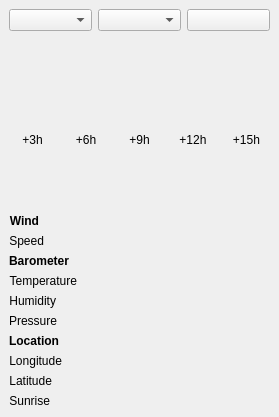
<?xml version="1.0" encoding="UTF-8"?>
<ui version="4.0">
 <class>MainWindow</class>
 <widget class="QMainWindow" name="MainWindow">
  <property name="geometry">
   <rect>
    <x>0</x>
    <y>0</y>
    <width>279</width>
    <height>417</height>
   </rect>
  </property>
  <property name="windowTitle">
   <string>Raindar</string>
  </property>
  <widget class="QWidget" name="centralwidget">
   <layout class="QHBoxLayout" name="horizontalLayout">
    <item>
     <layout class="QVBoxLayout" name="verticalLayout">
      <item>
       <layout class="QHBoxLayout" name="horizontalLayout_3">
        <item>
         <widget class="QComboBox" name="comboBoxCountry"/>
        </item>
        <item>
         <widget class="QComboBox" name="comboBoxCity"/>
        </item>
        <item>
         <widget class="QPushButton" name="pushButton">
          <property name="text">
           <string/>
          </property>
          <property name="icon">
           <iconset>
            <normaloff>images/arrow-circle-225.png</normaloff>images/arrow-circle-225.png</iconset>
          </property>
         </widget>
        </item>
       </layout>
      </item>
      <item>
       <layout class="QHBoxLayout" name="horizontalLayout_4">
        <item>
         <widget class="QLabel" name="weatherIcon">
          <property name="sizePolicy">
           <sizepolicy hsizetype="Maximum" vsizetype="Preferred">
            <horstretch>0</horstretch>
            <verstretch>0</verstretch>
           </sizepolicy>
          </property>
          <property name="minimumSize">
           <size>
            <width>16</width>
            <height>16</height>
           </size>
          </property>
          <property name="maximumSize">
           <size>
            <width>16</width>
            <height>16</height>
           </size>
          </property>
          <property name="text">
           <string/>
          </property>
         </widget>
        </item>
        <item>
         <widget class="QLabel" name="weatherLabel">
          <property name="text">
           <string/>
          </property>
         </widget>
        </item>
       </layout>
      </item>
      <item>
       <layout class="QGridLayout" name="gridLayout_2">
        <item row="1" column="3">
         <widget class="QLabel" name="forecastIcon4">
          <property name="sizePolicy">
           <sizepolicy hsizetype="MinimumExpanding" vsizetype="Preferred">
            <horstretch>0</horstretch>
            <verstretch>0</verstretch>
           </sizepolicy>
          </property>
          <property name="minimumSize">
           <size>
            <width>16</width>
            <height>16</height>
           </size>
          </property>
          <property name="maximumSize">
           <size>
            <width>200</width>
            <height>16</height>
           </size>
          </property>
          <property name="baseSize">
           <size>
            <width>0</width>
            <height>0</height>
           </size>
          </property>
          <property name="text">
           <string/>
          </property>
          <property name="alignment">
           <set>Qt::AlignCenter</set>
          </property>
         </widget>
        </item>
        <item row="2" column="1">
         <widget class="QLabel" name="forecastTemp2">
          <property name="text">
           <string/>
          </property>
         </widget>
        </item>
        <item row="2" column="4">
         <widget class="QLabel" name="forecastTemp5">
          <property name="text">
           <string/>
          </property>
         </widget>
        </item>
        <item row="2" column="3">
         <widget class="QLabel" name="forecastTemp4">
          <property name="text">
           <string/>
          </property>
         </widget>
        </item>
        <item row="1" column="1">
         <widget class="QLabel" name="forecastIcon2">
          <property name="sizePolicy">
           <sizepolicy hsizetype="MinimumExpanding" vsizetype="Preferred">
            <horstretch>0</horstretch>
            <verstretch>0</verstretch>
           </sizepolicy>
          </property>
          <property name="minimumSize">
           <size>
            <width>16</width>
            <height>16</height>
           </size>
          </property>
          <property name="maximumSize">
           <size>
            <width>200</width>
            <height>16</height>
           </size>
          </property>
          <property name="baseSize">
           <size>
            <width>0</width>
            <height>0</height>
           </size>
          </property>
          <property name="text">
           <string/>
          </property>
          <property name="alignment">
           <set>Qt::AlignCenter</set>
          </property>
         </widget>
        </item>
        <item row="1" column="4">
         <widget class="QLabel" name="forecastIcon5">
          <property name="sizePolicy">
           <sizepolicy hsizetype="MinimumExpanding" vsizetype="Preferred">
            <horstretch>0</horstretch>
            <verstretch>0</verstretch>
           </sizepolicy>
          </property>
          <property name="minimumSize">
           <size>
            <width>16</width>
            <height>16</height>
           </size>
          </property>
          <property name="maximumSize">
           <size>
            <width>200</width>
            <height>16</height>
           </size>
          </property>
          <property name="baseSize">
           <size>
            <width>0</width>
            <height>0</height>
           </size>
          </property>
          <property name="text">
           <string/>
          </property>
          <property name="alignment">
           <set>Qt::AlignCenter</set>
          </property>
         </widget>
        </item>
        <item row="1" column="0">
         <widget class="QLabel" name="forecastIcon1">
          <property name="sizePolicy">
           <sizepolicy hsizetype="MinimumExpanding" vsizetype="Preferred">
            <horstretch>0</horstretch>
            <verstretch>0</verstretch>
           </sizepolicy>
          </property>
          <property name="minimumSize">
           <size>
            <width>16</width>
            <height>16</height>
           </size>
          </property>
          <property name="maximumSize">
           <size>
            <width>200</width>
            <height>16</height>
           </size>
          </property>
          <property name="baseSize">
           <size>
            <width>0</width>
            <height>0</height>
           </size>
          </property>
          <property name="text">
           <string/>
          </property>
          <property name="alignment">
           <set>Qt::AlignCenter</set>
          </property>
         </widget>
        </item>
        <item row="1" column="2">
         <widget class="QLabel" name="forecastIcon3">
          <property name="sizePolicy">
           <sizepolicy hsizetype="MinimumExpanding" vsizetype="Preferred">
            <horstretch>0</horstretch>
            <verstretch>0</verstretch>
           </sizepolicy>
          </property>
          <property name="minimumSize">
           <size>
            <width>16</width>
            <height>16</height>
           </size>
          </property>
          <property name="maximumSize">
           <size>
            <width>200</width>
            <height>16</height>
           </size>
          </property>
          <property name="baseSize">
           <size>
            <width>0</width>
            <height>0</height>
           </size>
          </property>
          <property name="text">
           <string/>
          </property>
          <property name="alignment">
           <set>Qt::AlignCenter</set>
          </property>
         </widget>
        </item>
        <item row="2" column="2">
         <widget class="QLabel" name="forecastTemp3">
          <property name="text">
           <string/>
          </property>
         </widget>
        </item>
        <item row="2" column="0">
         <widget class="QLabel" name="forecastTemp1">
          <property name="text">
           <string/>
          </property>
         </widget>
        </item>
        <item row="0" column="0">
         <widget class="QLabel" name="forecastTime1">
          <property name="text">
           <string>+3h</string>
          </property>
          <property name="alignment">
           <set>Qt::AlignCenter</set>
          </property>
         </widget>
        </item>
        <item row="0" column="1">
         <widget class="QLabel" name="forecastTime2">
          <property name="text">
           <string>+6h</string>
          </property>
          <property name="alignment">
           <set>Qt::AlignCenter</set>
          </property>
         </widget>
        </item>
        <item row="0" column="2">
         <widget class="QLabel" name="forecastTime3">
          <property name="text">
           <string>+9h</string>
          </property>
          <property name="alignment">
           <set>Qt::AlignCenter</set>
          </property>
         </widget>
        </item>
        <item row="0" column="3">
         <widget class="QLabel" name="forecastTime4">
          <property name="text">
           <string>+12h</string>
          </property>
          <property name="alignment">
           <set>Qt::AlignCenter</set>
          </property>
         </widget>
        </item>
        <item row="0" column="4">
         <widget class="QLabel" name="forecastTime5">
          <property name="text">
           <string>+15h</string>
          </property>
          <property name="alignment">
           <set>Qt::AlignCenter</set>
          </property>
         </widget>
        </item>
       </layout>
      </item>
      <item>
       <layout class="QGridLayout" name="gridLayout">
        <item row="1" column="0">
         <layout class="QFormLayout" name="formLayout">
          <item row="2" column="0">
           <widget class="QLabel" name="label_5">
            <property name="font">
             <font>
              <weight>75</weight>
              <bold>true</bold>
             </font>
            </property>
            <property name="text">
             <string>Barometer</string>
            </property>
            <property name="alignment">
             <set>Qt::AlignRight|Qt::AlignTrailing|Qt::AlignVCenter</set>
            </property>
           </widget>
          </item>
          <item row="3" column="0">
           <widget class="QLabel" name="label_6">
            <property name="text">
             <string>Temperature</string>
            </property>
            <property name="alignment">
             <set>Qt::AlignRight|Qt::AlignTrailing|Qt::AlignVCenter</set>
            </property>
           </widget>
          </item>
          <item row="3" column="1">
           <widget class="QLabel" name="temperatureLabel">
            <property name="text">
             <string/>
            </property>
           </widget>
          </item>
          <item row="4" column="0">
           <widget class="QLabel" name="label_7">
            <property name="text">
             <string>Humidity</string>
            </property>
            <property name="alignment">
             <set>Qt::AlignRight|Qt::AlignTrailing|Qt::AlignVCenter</set>
            </property>
           </widget>
          </item>
          <item row="4" column="1">
           <widget class="QLabel" name="humidityLabel">
            <property name="text">
             <string/>
            </property>
           </widget>
          </item>
          <item row="5" column="0">
           <widget class="QLabel" name="label_8">
            <property name="text">
             <string>Pressure</string>
            </property>
            <property name="alignment">
             <set>Qt::AlignRight|Qt::AlignTrailing|Qt::AlignVCenter</set>
            </property>
           </widget>
          </item>
          <item row="5" column="1">
           <widget class="QLabel" name="pressureLabel">
            <property name="text">
             <string/>
            </property>
           </widget>
          </item>
          <item row="6" column="0">
           <widget class="QLabel" name="label">
            <property name="font">
             <font>
              <weight>75</weight>
              <bold>true</bold>
             </font>
            </property>
            <property name="text">
             <string>Location</string>
            </property>
            <property name="alignment">
             <set>Qt::AlignRight|Qt::AlignTrailing|Qt::AlignVCenter</set>
            </property>
           </widget>
          </item>
          <item row="7" column="0">
           <widget class="QLabel" name="label_2">
            <property name="text">
             <string>Longitude</string>
            </property>
            <property name="alignment">
             <set>Qt::AlignRight|Qt::AlignTrailing|Qt::AlignVCenter</set>
            </property>
           </widget>
          </item>
          <item row="7" column="1">
           <widget class="QLabel" name="longitudeLabel">
            <property name="text">
             <string/>
            </property>
           </widget>
          </item>
          <item row="8" column="0">
           <widget class="QLabel" name="label_3">
            <property name="text">
             <string>Latitude</string>
            </property>
            <property name="alignment">
             <set>Qt::AlignRight|Qt::AlignTrailing|Qt::AlignVCenter</set>
            </property>
           </widget>
          </item>
          <item row="8" column="1">
           <widget class="QLabel" name="latitudeLabel">
            <property name="text">
             <string/>
            </property>
           </widget>
          </item>
          <item row="9" column="0">
           <widget class="QLabel" name="label_4">
            <property name="text">
             <string>Sunrise</string>
            </property>
            <property name="alignment">
             <set>Qt::AlignRight|Qt::AlignTrailing|Qt::AlignVCenter</set>
            </property>
           </widget>
          </item>
          <item row="9" column="1">
           <widget class="QLabel" name="sunriseLabel">
            <property name="text">
             <string/>
            </property>
           </widget>
          </item>
          <item row="1" column="0">
           <widget class="QLabel" name="label_9">
            <property name="text">
             <string>Speed</string>
            </property>
            <property name="alignment">
             <set>Qt::AlignRight|Qt::AlignTrailing|Qt::AlignVCenter</set>
            </property>
           </widget>
          </item>
          <item row="0" column="0">
           <widget class="QLabel" name="label_10">
            <property name="font">
             <font>
              <weight>75</weight>
              <bold>true</bold>
             </font>
            </property>
            <property name="text">
             <string>Wind</string>
            </property>
            <property name="alignment">
             <set>Qt::AlignRight|Qt::AlignTrailing|Qt::AlignVCenter</set>
            </property>
           </widget>
          </item>
          <item row="1" column="1">
           <widget class="QLabel" name="windLabel">
            <property name="text">
             <string/>
            </property>
           </widget>
          </item>
          <item row="0" column="1">
           <widget class="QLabel" name="label_11">
            <property name="text">
             <string/>
            </property>
           </widget>
          </item>
          <item row="6" column="1">
           <widget class="QLabel" name="label_13">
            <property name="text">
             <string/>
            </property>
           </widget>
          </item>
          <item row="2" column="1">
           <widget class="QLabel" name="label_12">
            <property name="text">
             <string/>
            </property>
           </widget>
          </item>
         </layout>
        </item>
       </layout>
      </item>
     </layout>
    </item>
   </layout>
  </widget>
 </widget>
 <resources/>
 <connections/>
</ui>
